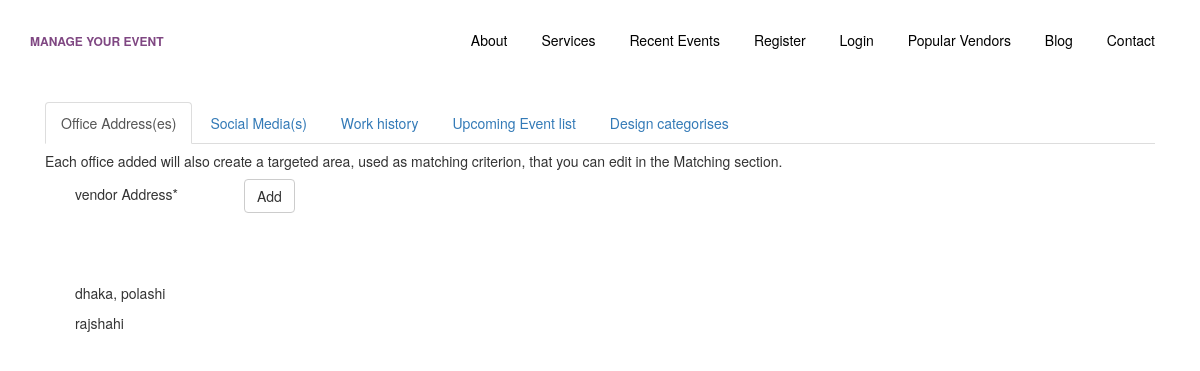
The app's page /vendor/profile/contact_success/ with its own data.
### vendor/models.py (models this page shows)
class Vendor_Info(models.Model):
    vendor_name = models.CharField(max_length=255, default=None, blank=True, null=True)
    vendor_company_address = models.CharField(max_length=255, default=None, blank=True, null=True)
    vendor_social_media = models.CharField(max_length=255, default=None, blank=True, null=True)
    vendor_past_work = models.CharField(max_length=2083, default=None, blank=True, null=True)
    vendor_upcoming_work = models.CharField(max_length=2083, default=None, blank=True, null=True)
    vendor_provide_design = models.CharField(max_length=2083, default=None, blank=True, null=True)
    vendor_company_name = models.CharField(max_length=255, default=None, blank=True, null=True)
    date_added = models.DateTimeField(default=datetime.now, blank=True)
    ratings = models.IntegerField(default=None, blank=True, null=True)

### vendor/views.py (the view)
# urls.py: path('contact_success/', vendor_contact_success, name='vendor_contact_success'),
def vendor_contact_success(request):
    values = Vendor_Info.objects.all()
    return render(request, 'vendor_contact_post.html', {'values': values}, )

### vendor/templates/vendor_contact_post.html (shortened to what this page needs)
<!DOCTYPE html>
{% extends 'base2.html' %}
{% load static %}
{% block content %}
<head>
    <link rel="stylesheet" href="https://maxcdn.bootstrapcdn.com/bootstrap/3.4.0/css/bootstrap.min.css">
</head>
<body>
<div class="container"><h2></h2></div>
<div id="exTab4" class="container">
    <ul class="nav nav-tabs">
        <li class="active">
            <a href="#1b" data-toggle="tab">Office Address(es)</a>
        </li>
        <li>
            <a href="#2b" data-toggle="tab">Social Media(s)</a>
        </li>
        <li>
            <a href="#3b" data-toggle="tab">Work history</a>
        </li>
        <li>
            <a href="#4b" data-toggle="tab">Upcoming Event list</a>
        </li>
        <li>
            <a href="#5b" data-toggle="tab">Design categorises</a>
        </li>
    </ul>
    <div class="tab-content clearfix">
        <div class="tab-pane active" id="1b">
            <h5>Each office added will also create a targeted area, used as matching criterion, that you can edit in the Matching section.</h5>
            <div class="container">
                    <div class="container" >
                        <td>
                            <p>vendor Address* &nbsp; &nbsp; &nbsp; &nbsp; &nbsp; &nbsp; &nbsp; &nbsp;
                                <a href="{% url 'vendor_contact' %}">
                                    <button type="button" class="btn btn-default" value="">Add</button>
                                </a>
                            </p>
                        </td>
            </div>
                                        <br><br><br>
            <div class="container">
                {% for value in values %}
                    {% if value.vendor_company_address is not None %}
                        <p> {{ value.vendor_company_address }}</p>
                    {% endif %}
                {% endfor %}
            </div>
        </div>
        </div>
    </div>
</div>
</body>
{% endblock %}

### static/css/style.css (style rules this page uses)
.font-gray-7, body { color: #939393; }
body { line-height: 1.7; font-weight: 400; font-size: 1rem; }
a { -webkit-transition: .3s all ease; -o-transition: .3s all ease; transition: .3s all ease; }
h1, h2, h3, h4, h5, .h1, .h2, .h3, .h4, .h5 { font-family: "Nunito", -apple-system, BlinkMacSystemFont, "Segoe UI", Roboto, "Helvetica Neue", Arial, sans-serif, "Apple Color Emoji", "Segoe UI Emoji", "Segoe UI Symbol", "Noto Color Emoji"; }

### records on screen
Vendor_Info: vendor_company_address "dhaka, polashi"
Vendor_Info: vendor_company_address "rajshahi"
